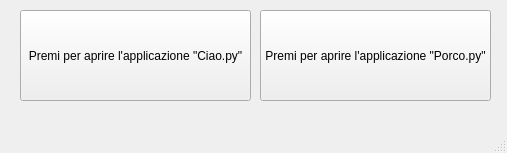
<?xml version="1.0" encoding="UTF-8"?>
<ui version="4.0">
 <class>MainWindow</class>
 <widget class="QMainWindow" name="MainWindow">
  <property name="geometry">
   <rect>
    <x>0</x>
    <y>0</y>
    <width>507</width>
    <height>153</height>
   </rect>
  </property>
  <property name="windowTitle">
   <string>MainWindow</string>
  </property>
  <widget class="QWidget" name="centralwidget">
   <widget class="QPushButton" name="Bottone_Ciao">
    <property name="geometry">
     <rect>
      <x>20</x>
      <y>10</y>
      <width>231</width>
      <height>91</height>
     </rect>
    </property>
    <property name="text">
     <string>Premi per aprire l'applicazione &quot;Ciao.py&quot;</string>
    </property>
   </widget>
   <widget class="QPushButton" name="Bottone_Porco">
    <property name="geometry">
     <rect>
      <x>260</x>
      <y>10</y>
      <width>231</width>
      <height>91</height>
     </rect>
    </property>
    <property name="text">
     <string>Premi per aprire l'applicazione &quot;Porco.py&quot;</string>
    </property>
   </widget>
  </widget>
  <widget class="QMenuBar" name="menubar">
   <property name="geometry">
    <rect>
     <x>0</x>
     <y>0</y>
     <width>507</width>
     <height>21</height>
    </rect>
   </property>
  </widget>
  <widget class="QStatusBar" name="statusbar"/>
 </widget>
 <resources/>
 <connections/>
</ui>
